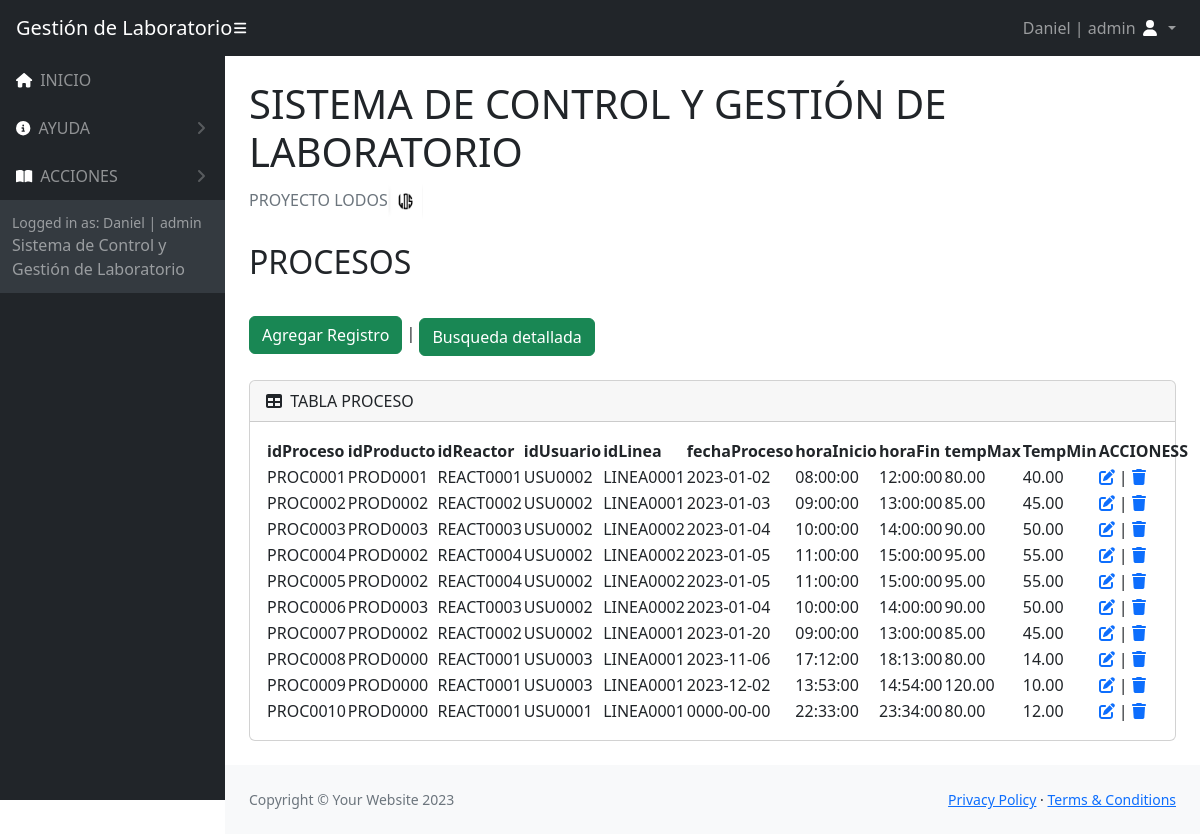
/Vistas/acciones/accionesProcesos/indexProceso.php (signed in), run on the app's committed database.
### tables this page shows
CREATE TABLE `proceso` (
  `idProceso` varchar(15) NOT NULL,
  `idProducto` varchar(15) DEFAULT NULL,
  `idReactor` varchar(15) DEFAULT NULL,
  `idUsuario` varchar(15) DEFAULT NULL,
  `idLineaProduccion` varchar(15) DEFAULT NULL,
  `fechaProceso` date DEFAULT NULL,
  `horaInicio` time DEFAULT NULL,
  `horaFin` time DEFAULT NULL,
  `temperaturaMax` decimal(5,2) DEFAULT NULL,
  `temperaturaMin` decimal(5,2) DEFAULT NULL
);

### Vistas/acciones/accionesProcesos/indexProceso.php (the view, shortened to what this page needs)
<?php
require_once('../../../Controlador/Conexion_DB/config.php');
    $stmt = $connectDB->prepare('SELECT * FROM proceso');
    $stmt->execute();
    $allData = $stmt->fetchAll();
?>
<!DOCTYPE html>
<html lang="es">
    <head>
        <link href="https://cdn.jsdelivr.net/npm/simple-datatables@7.1.2/dist/style.min.css" rel="stylesheet" />
        <link href="../../../assets/css/styles.css" rel="stylesheet" />
    </head>
    <body class="sb-nav-fixed">
    <nav class="sb-topnav navbar navbar-expand navbar-dark bg-dark">
            <a class="navbar-brand ps-3" href="../../../index.php">Gestión de Laboratorio</a>
            <button class="btn btn-link btn-sm order-1 order-lg-0 me-4 me-lg-0" id="sidebarToggle" href="#!"><i class="fas fa-bars" style="color: #ffffff;"></i></button>
            <ul class="navbar-nav ms-auto me-0 me-md-3 my-2 my-md-0">
                <li class="nav-item dropdown">
                    <a class="nav-link dropdown-toggle" id="navbarDropdown" href="#" role="button" data-bs-toggle="dropdown" aria-expanded="false">
                    <?php  echo $_SESSION["nombreUsuario"]. " | ".  $_SESSION["tipo"];  ?>
                        <i class="fas fa-user fa-fw" style="color: #ffffff;"></i>
                    </a>
                </li>
            </ul>
        </nav>
        <div id="layoutSidenav">
            <div id="layoutSidenav_nav">
                <nav class="sb-sidenav accordion sb-sidenav-dark" id="sidenavAccordion">
                    <div class="sb-sidenav-menu">
                        <div class="nav">
                            <a class="nav-link" href="../../../index.php">
                                <div class="sb-nav-link-icon"><i class="fa-solid fa-house" style="color: #ffffff;"></i></div>
                                INICIO
                            </a>
                            <?php  if( $_SESSION["tipo"] == "admin") {  ?>
                            <a class="nav-link collapsed" href="#" data-bs-toggle="collapse" data-bs-target="#collapseLayouts" aria-expanded="false" aria-controls="collapseLayouts">
                                <div class="sb-nav-link-icon"><i class="fa-solid fa-circle-info" style="color: #ffffff;"></i></div>
                                AYUDA
                                <div class="sb-sidenav-collapse-arrow"><i class="fas fa-angle-down"></i></div>
                            </a>
                            <?php  }  ?>
                                <a class="nav-link collapsed" href="#" data-bs-toggle="collapse" data-bs-target="#collapsePages" aria-expanded="false" aria-controls="collapsePages">
                                <div class="sb-nav-link-icon"><i class="fas fa-book-open" style="color: #ffffff;"></i></div>
                                ACCIONES
                                <div class="sb-sidenav-collapse-arrow"><i class="fas fa-angle-down"></i></div>
                            </a>
                    </div>
                    <div class="sb-sidenav-footer">
                        <div class="small">Logged in as: <?php  echo $_SESSION["nombreUsuario"]. " | ".  $_SESSION["tipo"];  ?></div>
                        Sistema de Control y Gestión de Laboratorio
                    </div>
                </nav>
            </div>
            <div id="layoutSidenav_content">
                <main>
                    <div class="container-fluid px-4">
                        <h1 class="mt-4">SISTEMA DE CONTROL Y GESTIÓN DE LABORATORIO</h1>
                        <ol class="breadcrumb mb-4">
                            <li class="breadcrumb-item active">PROYECTO LODOS<img style="width: 35px !important; height: 35px !important; padding:0px !important;" src="../../../assets/img/logoLODOS.PNG" alt="ss2"></li>
                        </ol>
                        <h2>PROCESOS</h2>
                        <br/>
                        <a name="" id="" class="btn btn-success" href="nuevoProceso.php" role="button">Agregar Registro</a> | <a style="margin-top: 5px !important;" name="" id="" class="btn btn-success" href="buscarProceso.php" role="button">Busqueda detallada</a>
                        <br/>
                        <br>
                        <div class="card mb-4">
                            <div class="card-header">
                                <i class="fas fa-table me-1"></i>
                                TABLA PROCESO
                            </div>
                            <div class="card-body">
                                <table id="datatablesSimple">
                                    <thead>
                                        <tr>
                                            <th>idProceso</th>
                                            <th>idProducto</th>
                                            <th>idReactor</th>
                                            <th>idUsuario</th>
                                            <th>idLinea</th>
                                            <th>fechaProceso</th>
                                            <th>horaInicio</th>
                                            <th>horaFin</th>
                                            <th>tempMax</th>
                                            <th>TempMin</th>
                                            <th>ACCIONESS</th>
                                        </tr>
                                    </thead>
                                    <tbody>
                                    <?php  foreach($allData as $registro) {  ?>
                                        <tr>
                                            <td><?php  echo $registro['idProceso']; ?> </td>
                                            <td><?php  echo $registro['idProducto']; ?> </td>
                                            <td><?php  echo $registro['idReactor']; ?> </td>
                                            <td><?php  echo $registro['idUsuario']; ?> </td>
                                            <td><?php  echo $registro['idLineaProduccion']; ?> </td>
                                            <td><?php  echo $registro['fechaProceso']; ?> </td>
                                            <td><?php  echo $registro['horaInicio']; ?> </td>
                                            <td><?php  echo $registro['horaFin']; ?> </td>
                                            <td><?php  echo $registro['temperaturaMax']; ?> </td>
                                            <td><?php  echo $registro['temperaturaMin']; ?> </td>
                                            <td>
                                            <?php
                                            echo '<a href="editarProceso.php?id='.$registro['idProceso'].'">' ;
                                            echo '<i class="fa-solid fa-pen-to-square"></i>';
                                            echo '</a>';
                                            echo ' | ';
                                            echo '<a href="deleteProceso.php?id='.$registro['idProceso'].'">' ;
                                            echo '<i class="fa-solid fa-trash"></i>';
                                            echo '</a>';
                                            ?>
                                            </td>
                                        </tr>
                                        <?php  }  ?>
                                    </tbody>
                                </table>
                            </div>
                        </div>
                    </div>
                </main>
                <footer class="py-4 bg-light mt-auto">
                    <div class="container-fluid px-4">
                        <div class="d-flex align-items-center justify-content-between small">
                            <div class="text-muted">Copyright &copy; Your Website 2023</div>
                            <div>
                                <a href="../../../Vistas/Politicas/politicasPrivacidad.php">Privacy Policy</a>
                                &middot;
                                <a href="../../../Vistas/Politicas/politicasUso.php">Terms &amp; Conditions</a>
                            </div>
                        </div>
                    </div>
                </footer>
            </div>
        </div>
    </body>
</html>

### data on the page
proceso: idProceso "PROC0001", idProducto "PROD0001", idReactor "REACT0001", idUsuario "USU0002", idLineaProduccion "LINEA0001", fechaProceso "2023-01-02", horaInicio "08:00:00", horaFin "12:00:00", temperaturaMax "80.00", temperaturaMin "40.00"
proceso: idProceso "PROC0002", idProducto "PROD0002", idReactor "REACT0002", idUsuario "USU0002", idLineaProduccion "LINEA0001", fechaProceso "2023-01-03", horaInicio "09:00:00", horaFin "13:00:00", temperaturaMax "85.00", temperaturaMin "45.00"
proceso: idProceso "PROC0003", idProducto "PROD0003", idReactor "REACT0003", idUsuario "USU0002", idLineaProduccion "LINEA0002", fechaProceso "2023-01-04", horaInicio "10:00:00", horaFin "14:00:00", temperaturaMax "90.00", temperaturaMin "50.00"
proceso: idProceso "PROC0004", idProducto "PROD0002", idReactor "REACT0004", idUsuario "USU0002", idLineaProduccion "LINEA0002", fechaProceso "2023-01-05", horaInicio "11:00:00", horaFin "15:00:00", temperaturaMax "95.00", temperaturaMin "55.00"
proceso: idProceso "PROC0005", idProducto "PROD0002", idReactor "REACT0004", idUsuario "USU0002", idLineaProduccion "LINEA0002", fechaProceso "2023-01-05", horaInicio "11:00:00", horaFin "15:00:00", temperaturaMax "95.00", temperaturaMin "55.00"
proceso: idProceso "PROC0006", idProducto "PROD0003", idReactor "REACT0003", idUsuario "USU0002", idLineaProduccion "LINEA0002", fechaProceso "2023-01-04", horaInicio "10:00:00", horaFin "14:00:00", temperaturaMax "90.00", temperaturaMin "50.00"
proceso: idProceso "PROC0007", idProducto "PROD0002", idReactor "REACT0002", idUsuario "USU0002", idLineaProduccion "LINEA0001", fechaProceso "2023-01-20", horaInicio "09:00:00", horaFin "13:00:00", temperaturaMax "85.00", temperaturaMin "45.00"
proceso: idProceso "PROC0008", idProducto "PROD0000", idReactor "REACT0001", idUsuario "USU0003", idLineaProduccion "LINEA0001", fechaProceso "2023-11-06", horaInicio "17:12:00", horaFin "18:13:00", temperaturaMax "80.00", temperaturaMin "14.00"
proceso: idProceso "PROC0009", idProducto "PROD0000", idReactor "REACT0001", idUsuario "USU0003", idLineaProduccion "LINEA0001", fechaProceso "2023-12-02", horaInicio "13:53:00", horaFin "14:54:00", temperaturaMax "120.00", temperaturaMin "10.00"
proceso: idProceso "PROC0010", idProducto "PROD0000", idReactor "REACT0001", idUsuario "USU0001", idLineaProduccion "LINEA0001", fechaProceso "0000-00-00", horaInicio "22:33:00", horaFin "23:34:00", temperaturaMax "80.00", temperaturaMin "12.00"

### other printed values
$_SESSION["nombreUsuario"] "Daniel"
$_SESSION["tipo"] "admin"
